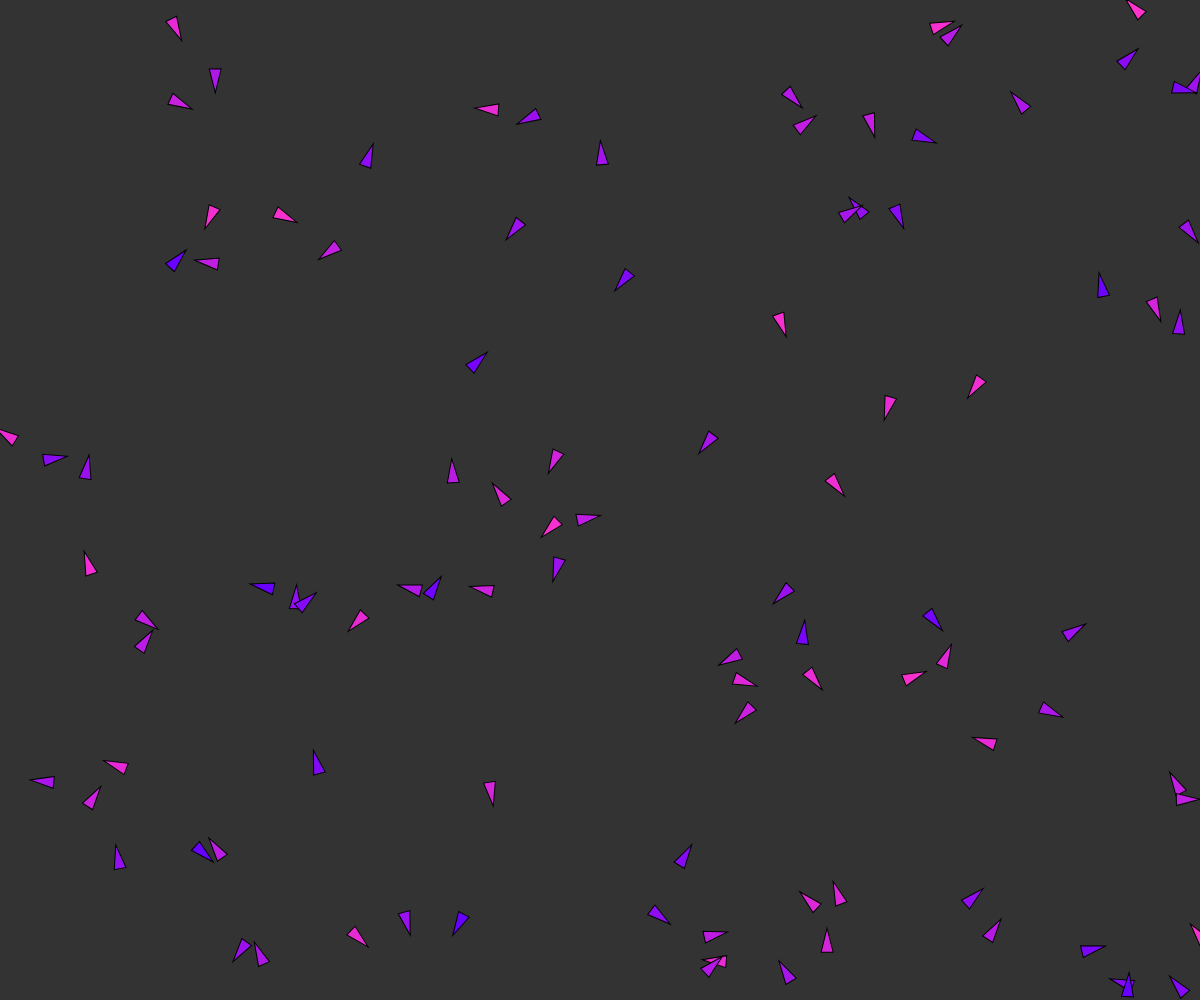
Frame 1 (no input)
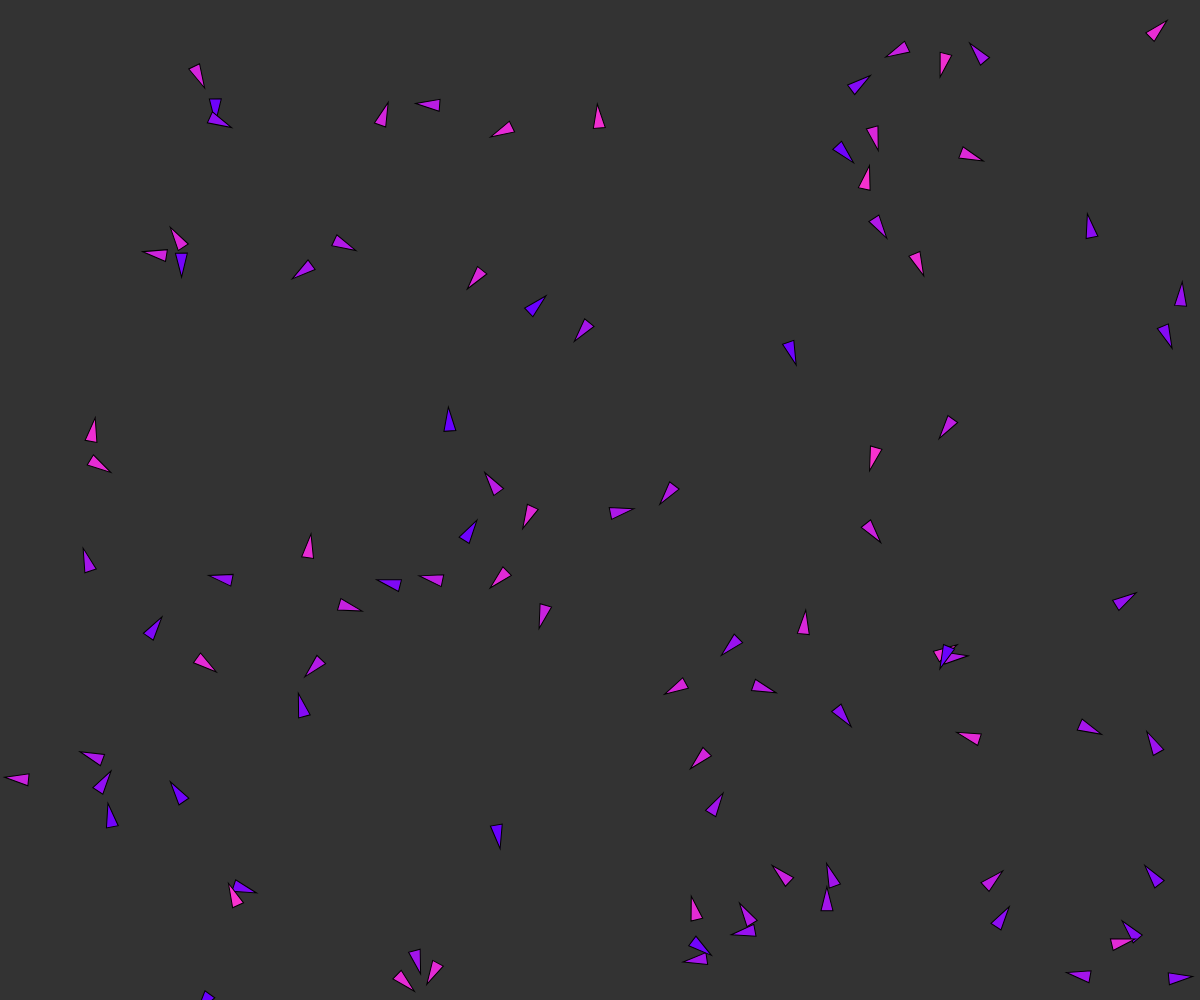
Frame 60 (no input)
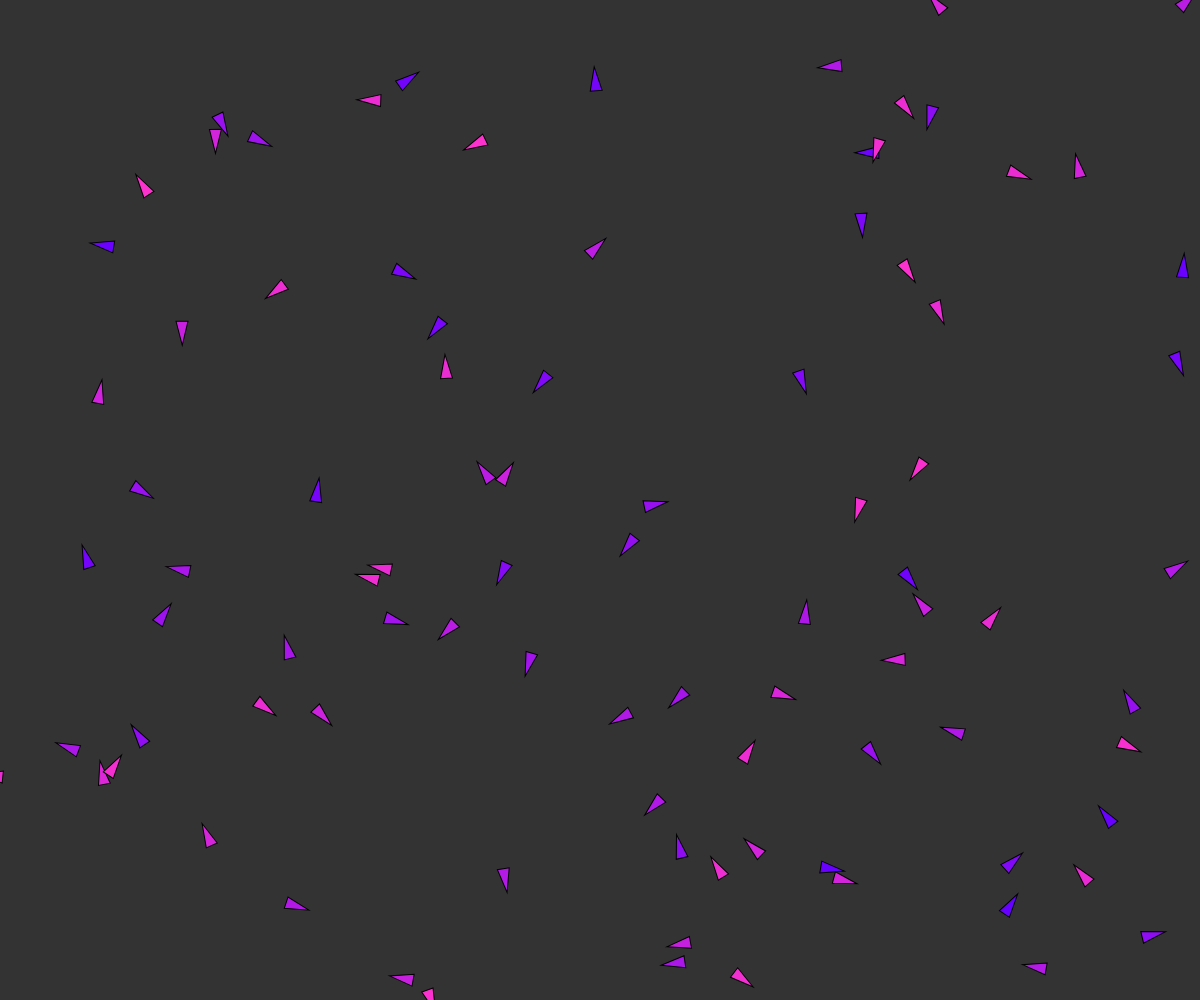
Frame 120 (the mouse pressed at the canvas centre since frame 60)

The p5.js sketch that drew these frames (run headless with seeded random() and noise() and a simulated clock; from frame 60 on, the mouse is pressed at the canvas centre):

// p5.js sketch
// ── sketch.js
//This code creates a simulation of multiple vehicles moving around and avoiding collisions with each other. 
//The vehicles move randomly at first, but will change direction if they get too close to each other to avoid colliding. 
//The code uses object-oriented programming to define a Vehicle class, which contains methods for updating the vehicle's position and displaying it on the screen. 
//The vehicles are also given a "seek" behavior, which makes them move towards a target point if one is set. The final outcome is an interesting visual display of vehicles moving around and avoiding collisions in a simulated environment.
let vehicles = [];
let target;

function setup() {
  createCanvas(windowWidth, windowHeight);
  
  // create random vehicles
  for (let i = 0; i < 100; i++) {
    let x = random(width);
    let y = random(height);
    let r = random(10, 20);
    let speed = random(1, 3);
    let angle = random(TWO_PI);
    let vehicle = new Vehicle(x, y, r, speed, angle);
    vehicles.push(vehicle);
  }
}

function draw() {
  background(51);

  for (let i = 0; i < vehicles.length; i++) {
    vehicles[i].checkCollision(vehicles); // Check collision with other vehicles
    vehicles[i].update();
    vehicles[i].display();
  }
}


class Vehicle {
  constructor(x, y) {
    this.pos = createVector(x, y);
    this.vel = createVector(random(-1, 1), random(-1, 1));
    this.acc = createVector();
    this.maxSpeed = 5;
    this.maxForce = 0.3;
    this.r = 6;
  }

  applyForce(force) {
    this.acc.add(force);
  }

  update() {
    this.vel.add(this.acc);
    this.vel.limit(this.maxSpeed);
    this.pos.add(this.vel);
    this.acc.mult(0);
  }

  seek(target) {
    let desired = p5.Vector.sub(target, this.pos);
    desired.setMag(this.maxSpeed);
    let steer = p5.Vector.sub(desired, this.vel);
    steer.limit(this.maxForce);
    this.applyForce(steer);
  }

  display() {
    let theta = this.vel.heading() + PI / 2;
    push();
    translate(this.pos.x, this.pos.y);
    rotate(theta);
    fill(lerpColor(color(255, 51, 204), color(102, 0, 255), random(1)));
    stroke(0);
    strokeWeight(1);
    beginShape();
    vertex(0, -this.r * 2);
    vertex(-this.r, this.r * 2);
    vertex(this.r, this.r * 2);
    endShape(CLOSE);
    pop();
  }

  checkCollision(vehicles) {
    for (let i = 0; i < vehicles.length; i++) {
      if (vehicles[i] !== this) {
        let d = dist(this.pos.x, this.pos.y, vehicles[i].pos.x, vehicles[i].pos.y);
        if (d < this.r + vehicles[i].r) {
          // Change direction randomly
          this.vel.rotate(random(-PI/4, PI/4));
        }
      }
    }
  }
}

/* This code creates a simulation of vehicles moving around randomly on a canvas, and it includes collision detection and avoidance between vehicles.

The code begins by initializing an empty array called "vehicles" and a variable called "target". In the setup function, the canvas is created and 100 vehicles are randomly generated and added to the "vehicles" array.

In the draw function, the background is set to a dark gray color, and then each vehicle in the "vehicles" array is checked for collision with other vehicles, updated based on its current position and velocity, and displayed on the canvas.

The Vehicle class defines the behavior of each vehicle in the simulation. Each vehicle has a position, velocity, and acceleration vector, a maximum speed, a maximum force, and a size defined by its radius. The class includes several methods for applying forces, updating the vehicle's position and velocity, and displaying the vehicle on the canvas. The seek method is used to make the vehicle move towards a target point.

The checkCollision method is used to detect when a vehicle collides with another vehicle. If a collision is detected, the vehicle changes its direction randomly. */
